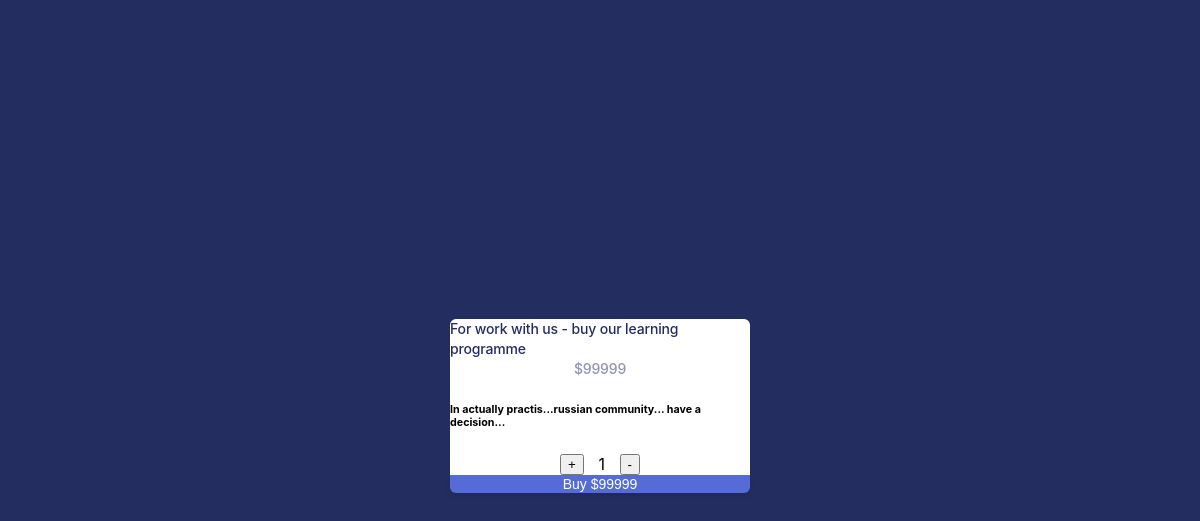
/item/1/, run on an earlier commit of the app's database.
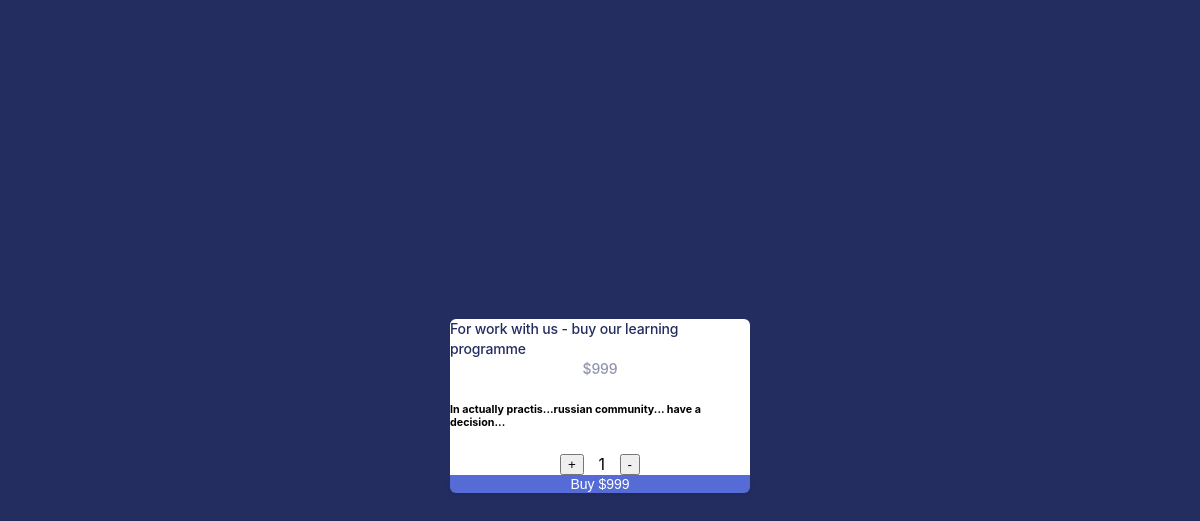
And on a later commit of the database.
### paysystem/models.py (models this page shows, shortened)
class Item(models.Model):
    name = models.CharField(max_length=100)
    description = models.TextField(blank=True, null=True)
    price = models.IntegerField(default=0)

### paysystem/views.py (the view)
# urls.py: path('item/1/', BuyView.as_view(), name='buy'),
class BuyView(TemplateView):
    template_name = "index.html"
    def get_context_data(self, **kwargs):
        product = Item.objects.get(id=1)
        context = super(BuyView, self).get_context_data(**kwargs)
        context.update({
            "product": product,
            "STRIPE_PUBLIC_KEY": settings.STRIPE_PUBLIC_KEY
        })
        return context

### templates/index.html (shortened to what this page needs)
<!DOCTYPE html>
<html lang="en">
<head>
 </head>
 <body>
    <section>
      <div class="product"><h3>{{ product.name }}</h3></div>
        <div class="description"><h5>${{ product.price }}</h5></div>
        <div class="description"><h6>{{ product.description}}</h6></div>
        <div id="counter">
            <input type="button" id="buttonCountPlus" value="+">
            <div id="buttonCountNumber">1</div><input type="button" id="buttonCountMinus" value="-"></div>
            <button type="button" id="checkout-button">Buy $<div id="calculation">{{ product.price }}</div></button>
    </section>
  </body>
</html>
  </body>
</html>

What changed in the data, as far as the page shows it:
changed Item "For work with us - buy our learning programme": price "99999" → "999"
